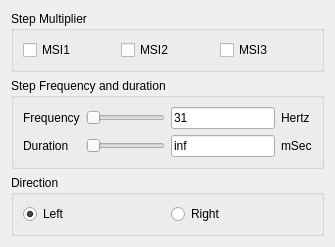
<?xml version="1.0" encoding="UTF-8"?>
<ui version="4.0">
 <class>StepperParameters</class>
 <widget class="QWidget" name="StepperParameters">
  <property name="geometry">
   <rect>
    <x>0</x>
    <y>0</y>
    <width>335</width>
    <height>247</height>
   </rect>
  </property>
  <property name="windowTitle">
   <string>Form</string>
  </property>
  <layout class="QFormLayout" name="formLayout">
   <item row="1" column="0" colspan="2">
    <widget class="QGroupBox" name="groupBox">
     <property name="title">
      <string>Step Multiplier</string>
     </property>
     <layout class="QHBoxLayout" name="horizontalLayout">
      <item>
       <widget class="QCheckBox" name="cb_msi1">
        <property name="text">
         <string>MSI1</string>
        </property>
       </widget>
      </item>
      <item>
       <widget class="QCheckBox" name="cb_msi2">
        <property name="text">
         <string>MSI2</string>
        </property>
       </widget>
      </item>
      <item>
       <widget class="QCheckBox" name="cb_msi3">
        <property name="text">
         <string>MSI3</string>
        </property>
       </widget>
      </item>
     </layout>
    </widget>
   </item>
   <item row="2" column="0" colspan="2">
    <widget class="QGroupBox" name="groupBox_2">
     <property name="title">
      <string>Step Frequency and duration</string>
     </property>
     <layout class="QGridLayout" name="gridLayout">
      <item row="0" column="1">
       <widget class="QSlider" name="hs_freq">
        <property name="minimum">
         <number>31</number>
        </property>
        <property name="maximum">
         <number>62000</number>
        </property>
        <property name="orientation">
         <enum>Qt::Horizontal</enum>
        </property>
       </widget>
      </item>
      <item row="1" column="1">
       <widget class="QSlider" name="hs_duration">
        <property name="minimum">
         <number>0</number>
        </property>
        <property name="maximum">
         <number>60000</number>
        </property>
        <property name="orientation">
         <enum>Qt::Horizontal</enum>
        </property>
       </widget>
      </item>
      <item row="1" column="0">
       <widget class="QLabel" name="label_2">
        <property name="text">
         <string>Duration</string>
        </property>
       </widget>
      </item>
      <item row="0" column="2">
       <widget class="QLineEdit" name="le_freq">
        <property name="text">
         <string>31</string>
        </property>
       </widget>
      </item>
      <item row="0" column="0">
       <widget class="QLabel" name="label">
        <property name="text">
         <string>Frequency</string>
        </property>
       </widget>
      </item>
      <item row="1" column="2">
       <widget class="QLineEdit" name="le_duration">
        <property name="text">
         <string>inf</string>
        </property>
       </widget>
      </item>
      <item row="0" column="3">
       <widget class="QLabel" name="label_3">
        <property name="text">
         <string>Hertz</string>
        </property>
       </widget>
      </item>
      <item row="1" column="3">
       <widget class="QLabel" name="label_4">
        <property name="text">
         <string>mSec</string>
        </property>
       </widget>
      </item>
     </layout>
    </widget>
   </item>
   <item row="3" column="0" colspan="2">
    <widget class="QGroupBox" name="groupBox_3">
     <property name="title">
      <string>Direction</string>
     </property>
     <layout class="QHBoxLayout" name="horizontalLayout_2">
      <item>
       <widget class="QRadioButton" name="rb_dirLeft">
        <property name="text">
         <string>Left</string>
        </property>
        <property name="checked">
         <bool>true</bool>
        </property>
       </widget>
      </item>
      <item>
       <widget class="QRadioButton" name="rb_dirRight">
        <property name="text">
         <string>Right</string>
        </property>
       </widget>
      </item>
     </layout>
    </widget>
   </item>
  </layout>
 </widget>
 <resources/>
 <connections/>
</ui>
